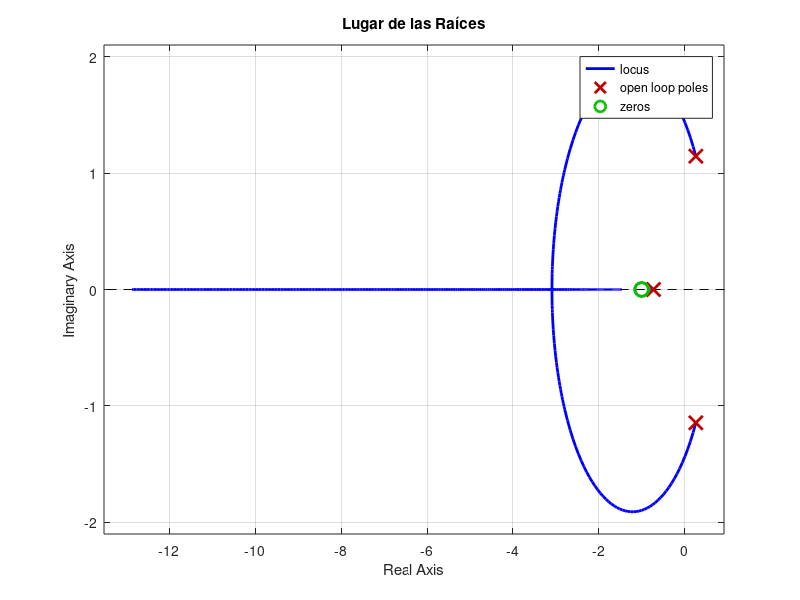
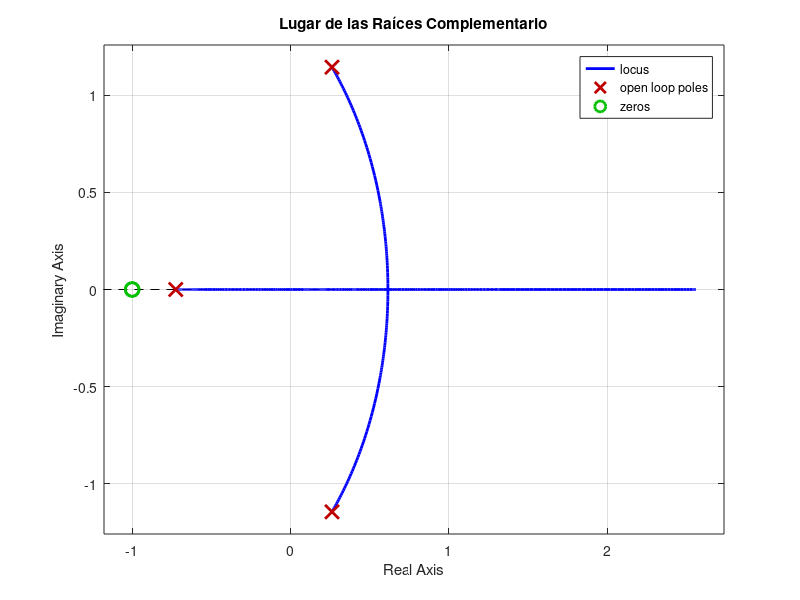

Recreate these plots in MATLAB, in order. (Note: this script raises an error after producing the figures.)
%% Lugar de las raíces

GH = tf([1 2 1], [1 0.2 1 1]);

% Gráficas

figure
rlocus(GH)
title('Lugar de las Raíces')

figure
rlocus(-GH)
title('Lugar de las Raíces Complementario')

% Para verificar con rlocus

k = [-1, -0.7403, -0.2, 0, 0.3, 0.5403124, 1, 2];
[R,~] = rlocus(GH, k)

% Parte real de los polos (degine la estabilidad en continuo: Re < 0
% estable)
real(R)

% Parte imaginaria de los polos (frecuencia del cruce, si la hay)
imag(R)

%% Bode

figure
bode(GH)
grid on

[mag, fase] = bode(GH, 1.4425);
mag_dB = 20*log10(mag)
fase

%% Nyquist

figure
nyquist(GH)

[re, im] = nyquist(GH, 1.4425);
re, im
